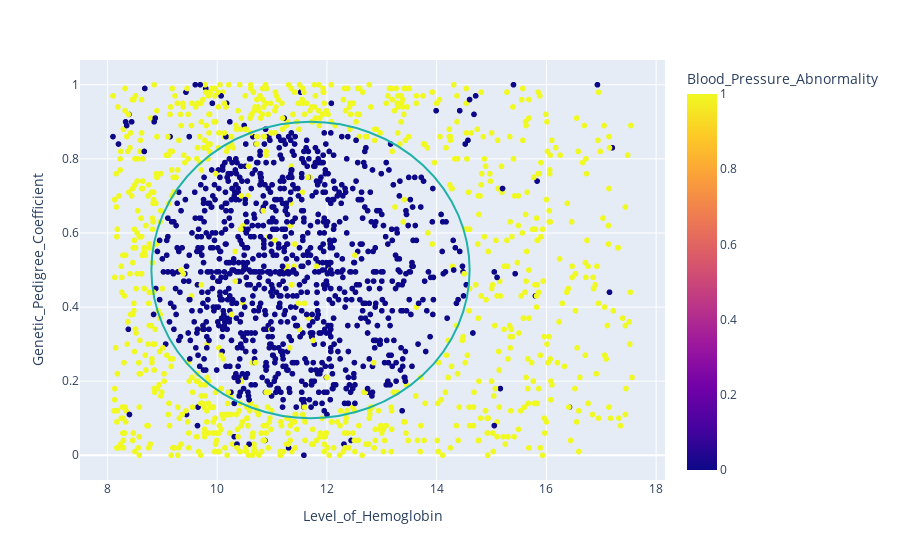

The notebook cell saved with this chart:
### Markdown cell above
```From above 2 distribution plots and this visualisation I can say even linear regression can work with feature engineering, I'll use feature $Genetic Pedigree Coefficient^2$ + $Level of Hemoglobin^2$ with the output and check results

### Code cell
import plotly.express as px
fig = px.scatter(df, x="Level_of_Hemoglobin", y="Genetic_Pedigree_Coefficient", color="Blood_Pressure_Abnormality")
fig.add_shape(type="circle",
    xref="x", yref="y",
    x0=8.8, y0=0.1, x1=14.6, y1=0.9,
    line_color="LightSeaGreen",
)
fig.show()
